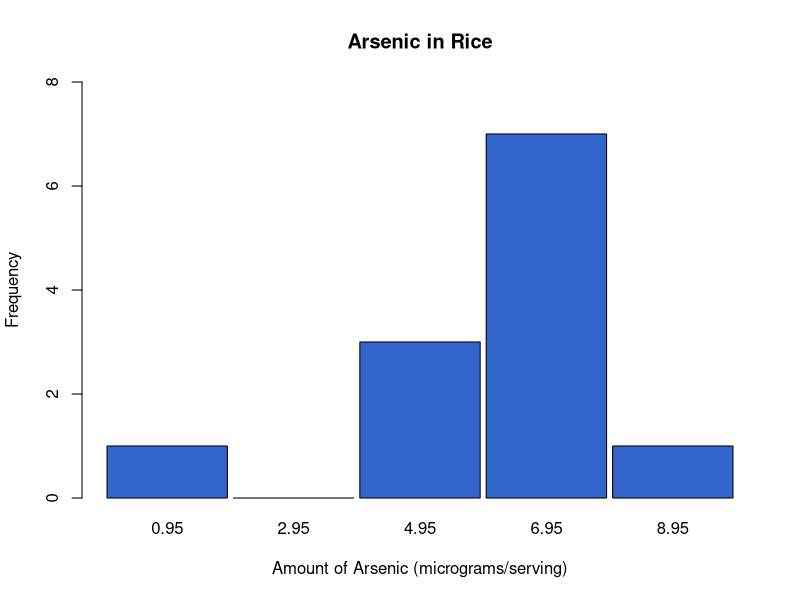

Here is the R script that generated this plot:
## ---- chunk 1
knitr::opts_chunk$set(echo = TRUE)
## ---- chunk 2
table <-c(1,0,3,7,1)
## ---- chunk 3
barplot(table, names=c(0.95,2.95,4.95,6.95,8.95), col=rgb(0.20,0.40,0.80,1), xlab="Amount of Arsenic (micrograms/serving)", ylab="Frequency", main="Arsenic in Rice", ylim=c(0,8), width=c(1,1,1,1,1), space=c(0.05,0.05,0.05,0.05,0.05))
